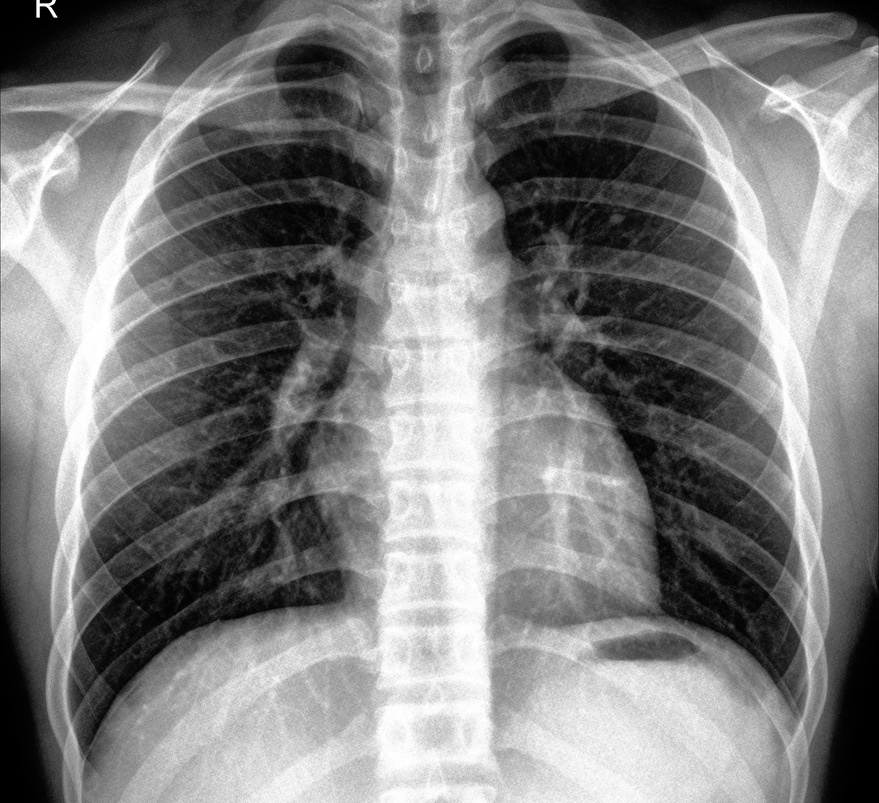
#> input picture images/covid19_data_samples/08.jpeg, 879 x 803 px, shrunk from 2343 x 2139 before the run
$ python 'morphological _operations.py'
#> lines starting #> are read from the running program, lines starting #| are printed output that depends on the picture
import cv2
import matplotlib.pyplot as plt
import numpy as np

def perform_morphological_operations(image_path):
#> called with image_path = 'images/covid19_data_samples/08.jpeg'
  try:
    # Load grayscale image
    img = cv2.imread(image_path, 0)
#> img is the input picture: shape (803, 879); min 0, max 255, mean 127.3

    # Create structuring element
    se = np.ones((3, 3), dtype="uint8")

    # Morphological operations
    eroded_img = cv2.erode(img, se)
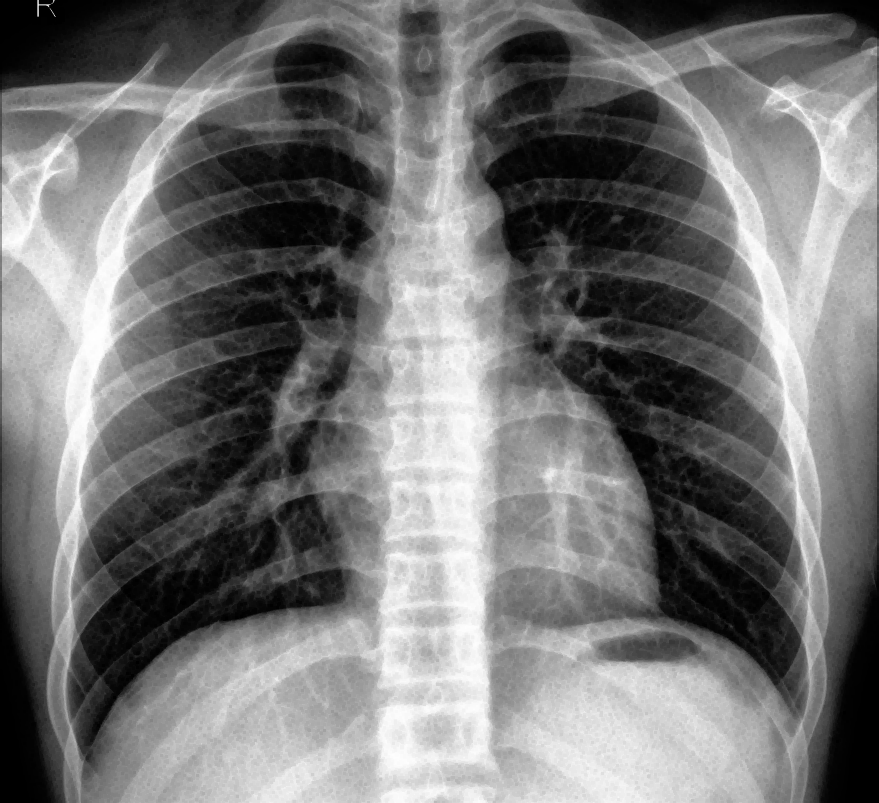
#> eroded_img: shape (803, 879); min 0, max 255, mean 117.1
    dilated_img = cv2.dilate(img, se)
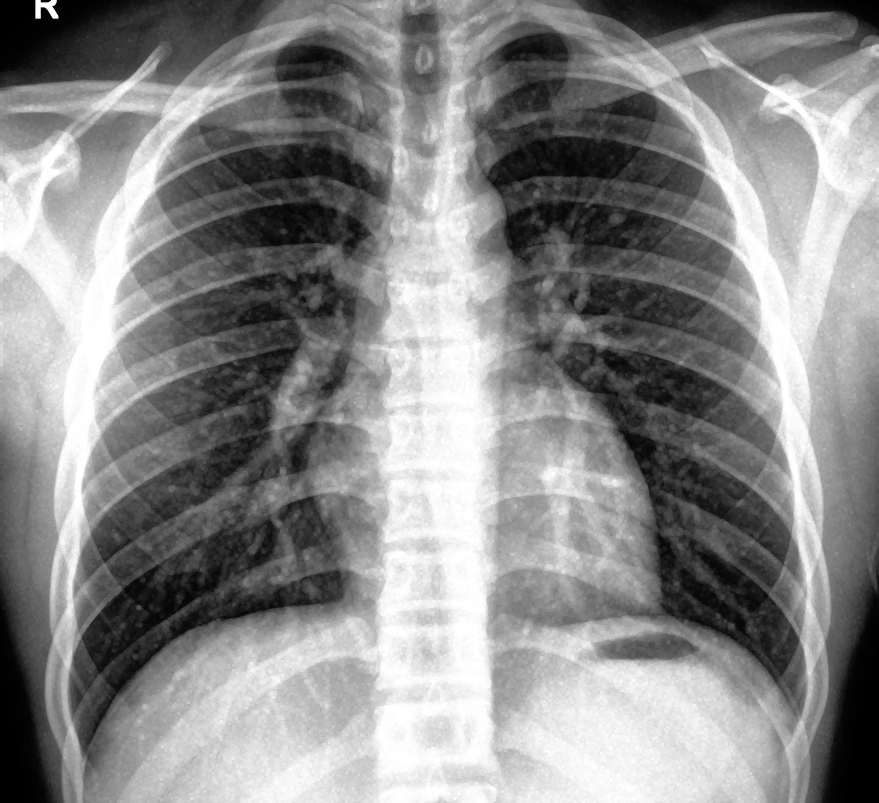
#> dilated_img: shape (803, 879); min 0, max 255, mean 137.7
    opened_img = cv2.morphologyEx(img, cv2.MORPH_OPEN, se)
    closed_img = cv2.morphologyEx(img, cv2.MORPH_CLOSE, se)

    # Hit-or-Miss Transform
    se_neg = cv2.bitwise_not(se)
    hit_or_miss_img = cv2.morphologyEx(img, cv2.MORPH_HITMISS, se_neg)
#> hit_or_miss_img: shape (803, 879); every value is 255

    # Create Matplotlib figure with subplots
    fig, axes = plt.subplots(2, 3, figsize=(12, 6))

    # Original image
    axes[0, 0].imshow(img, cmap="gray")
    axes[0, 0].set_title("Original")
    axes[0, 0].axis("off")

    # Eroded image
    axes[0, 1].imshow(eroded_img, cmap="gray")
    axes[0, 1].set_title("Eroded")
    axes[0, 1].axis("off")

    # Dilated image
    axes[0, 2].imshow(dilated_img, cmap="gray")
    axes[0, 2].set_title("Dilated")
    axes[0, 2].axis("off")

    # Opened image
    axes[1, 0].imshow(opened_img, cmap="gray")
    axes[1, 0].set_title("Opened")
    axes[1, 0].axis("off")

    # Closed image
    axes[1, 1].imshow(closed_img, cmap="gray")
    axes[1, 1].set_title("Closed")
    axes[1, 1].axis("off")

    # Hit-or-Miss image
    axes[1, 2].imshow(hit_or_miss_img, cmap="gray")
    axes[1, 2].set_title("Hit-or-Miss")
    axes[1, 2].axis("off")

    # Adjust layout
    fig.suptitle("Morphological Operations Results", fontsize=14)
    plt.tight_layout()

  except (FileNotFoundError, cv2.error) as e:
    print("Error:", e)

# Replace with your actual image path
image_path = "images/covid19_data_samples/08.jpeg"
perform_morphological_operations(image_path)

plt.show()
